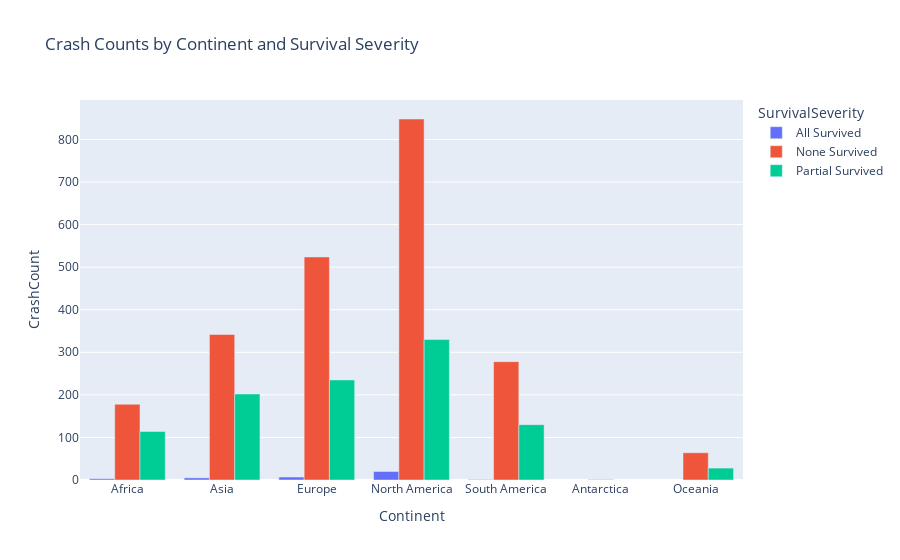

The code cell stored with this chart in its notebook:
### Markdown cell above
**Part 2.2.1**: Analysis by **Continent**

### Code cell
# Extract the count of 'SurvivalSeverity' categories except 'Unkown' within each 'Continent'
crash_counts = train_df[train_df['Continent'] != 'Unknown'].groupby(['Continent', 'SurvivalSeverity']).size().reset_index(name='CrashCount')

# Plot the 'crash_counts' using grouped bar chart
fig = px.bar(
    crash_counts,
    x='Continent',
    y='CrashCount',
    color='SurvivalSeverity',
    barmode='group',
    title='Crash Counts by Continent and Survival Severity')
fig

### Figure 1 — Plotly figure (JSON) as saved in the notebook; plotly's stock layout.template omitted (floating-point values rounded to 4 significant figures)
{"data": [{"alignmentgroup": "True", "hovertemplate": "SurvivalSeverity=All Survived<br>Continent=%{x}<br>CrashCount=%{y}<extra></extra>", "legendgroup": "All Survived", "marker": {"color": "#636efa", "pattern": {"shape": ""}}, "name": "All Survived", "offsetgroup": "All Survived", "orientation": "v", "showlegend": true, "textposition": "auto", "type": "bar", "x": ["Africa", "Asia", "Europe", "North America", "South America"], "xaxis": "x", "y": [3, 5, 7, 20, 1], "yaxis": "y"}, {"alignmentgroup": "True", "hovertemplate": "SurvivalSeverity=None Survived<br>Continent=%{x}<br>CrashCount=%{y}<extra></extra>", "legendgroup": "None Survived", "marker": {"color": "#EF553B", "pattern": {"shape": ""}}, "name": "None Survived", "offsetgroup": "None Survived", "orientation": "v", "showlegend": true, "textposition": "auto", "type": "bar", "x": ["Africa", "Antarctica", "Asia", "Europe", "North America", "Oceania", "South America"], "xaxis": "x", "y": [178, 1, 342, 524, 848, 64, 278], "yaxis": "y"}, {"alignmentgroup": "True", "hovertemplate": "SurvivalSeverity=Partial Survived<br>Continent=%{x}<br>CrashCount=%{y}<extra></extra>", "legendgroup": "Partial Survived", "marker": {"color": "#00cc96", "pattern": {"shape": ""}}, "name": "Partial Survived", "offsetgroup": "Partial Survived", "orientation": "v", "showlegend": true, "textposition": "auto", "type": "bar", "x": ["Africa", "Asia", "Europe", "North America", "Oceania", "South America"], "xaxis": "x", "y": [114, 202, 235, 330, 28, 130], "yaxis": "y"}], "layout": {"barmode": "group", "legend": {"title": {"text": "SurvivalSeverity"}, "tracegroupgap": 0}, "title": {"text": "Crash Counts by Continent and Survival Severity"}, "xaxis": {"anchor": "y", "domain": [0, 1], "title": {"text": "Continent"}}, "yaxis": {"anchor": "x", "domain": [0, 1], "title": {"text": "CrashCount"}}}}
